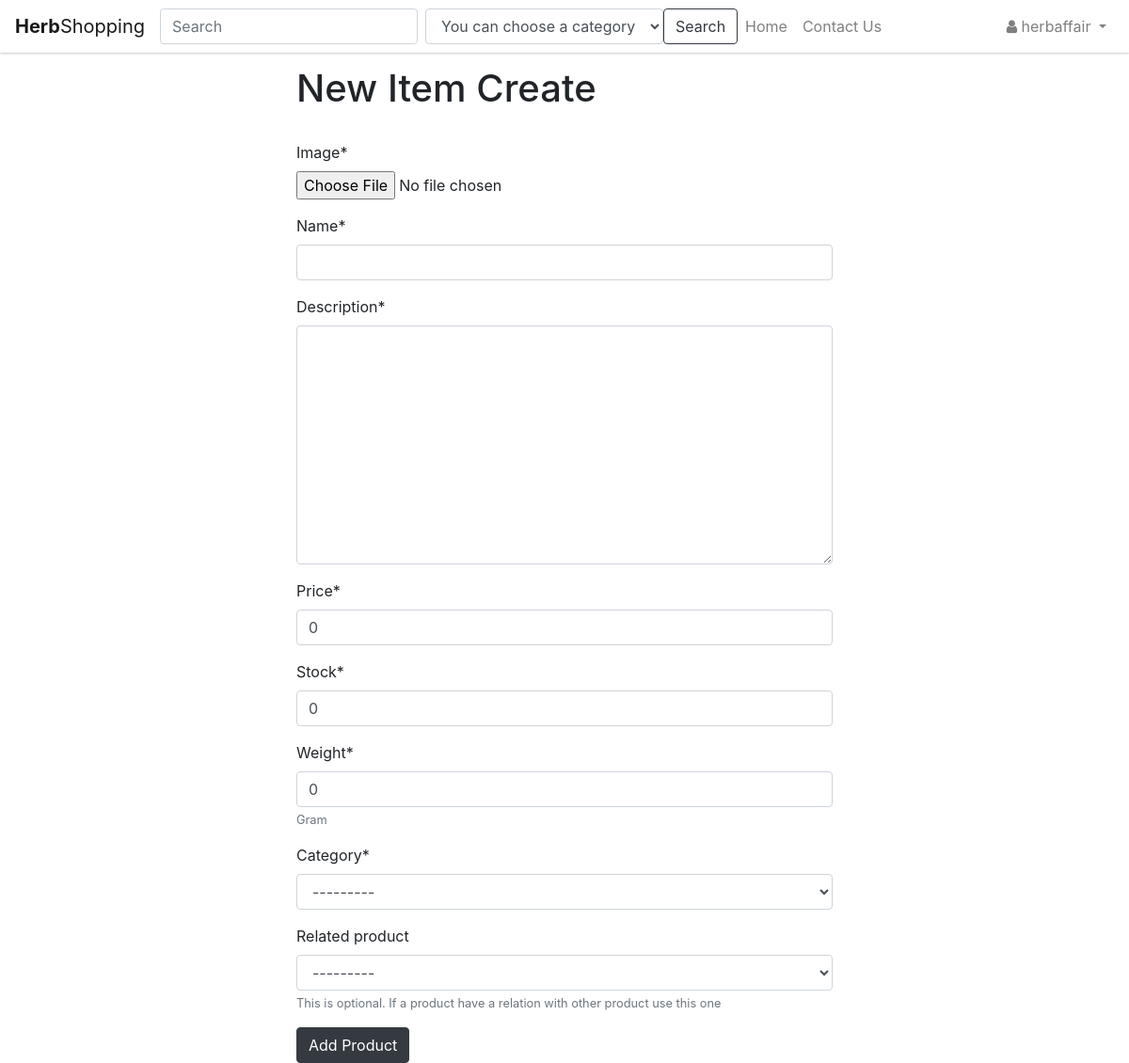
The page /item/create/ (signed in) on the database its author committed.
### apps/profiles/models.py (models this page shows, shortened)
class User(AbstractUser):
    user_type           = models.CharField(max_length=2, choices=USER_TYPE_CHOICES, default=CUSTOMER)
    adress              = models.CharField(max_length=220, null=True, blank=True)
    postcode            = models.PositiveSmallIntegerField(null=True, blank=True)
    country             = CountryField()

### apps/shop/models.py (models this page shows, shortened)
class Item(models.Model):
    owner           = models.ForeignKey(Distributor, on_delete=models.CASCADE)
    name            = models.CharField(max_length=200)
    slug            = models.SlugField(unique=True, blank=True)
    description     = models.TextField(default='')
    price           = models.IntegerField(default=0)
    sold            = models.IntegerField(default=0)
    weight          = models.IntegerField(default=0)
    stock           = models.IntegerField(default=0)
    is_approvaled   = models.BooleanField(default=False)
    is_updated      = models.BooleanField(default=False)
    is_deleted      = models.BooleanField(default=False)
    timestamp       = models.DateTimeField(auto_now_add=True)
    updated_date    = models.DateTimeField(auto_now=True)
    category        = models.ForeignKey(Category)
    related_product = models.ForeignKey('Item', null=True, blank=True)
    image           = models.ImageField(upload_to=item_upload_location, width_field='width_field', height_field='height_field')
    width_field     = models.IntegerField(default=0)
    height_field    = models.IntegerField(default=0)
    def __str__(self):
        return self.name

class Category(models.Model):
    name            = models.CharField(max_length=50)
    slug            = models.SlugField(unique=True, blank=True)
    class Meta:
        ordering = ['name']
    def __str__(self):
        return self.name

### apps/shop/views.py (the view, shortened to what this page needs)
# urls.py: url(r'^item/create/$', ItemCreateView.as_view(), name='create'),
class ItemCreateView(LoginRequiredMixin, CreateView):
    template_name = 'shop/item_create.html'
    form_class = ItemCreateForm
    success_url = '/'

### apps/shop/forms.py
class ItemCreateForm(forms.ModelForm):
    class Meta:
        model = Item
        fields = [
            'image',
            'name',
            'description',
            'price',
            'stock',
            'weight',
            'category',
            'related_product'
        ]
        help_texts = {
            'related_product': 'This is optional. If a product have a relation with other product use this one',
            'weight'         : 'Gram'
        }

### apps/shop/templates/shop/item_create.html (shortened to what this page needs)
{% extends "base.html" %}
{% load crispy_forms_tags %}
{% block content %}
  <div class="col-sm-12 col-md-10 offset-md-1 col-lg-6 offset-lg-3">
    {% if user.user_type == '3' %}
      <h1>New Item Create</h1><br>
      <form method="post" enctype="multipart/form-data">
        {{ form|crispy }}
        <button class="btn btn-dark" type="submit">Add Product</button>
      </form>
    {% else %}
      <h1>You are not a Distributor. You can not add Item</h1>
    {% endif %}
  </div>
{% endblock content %}

### apps/templates/include/nav.html (shortened to what this page needs)
{% load static %}
<nav class="navbar fixed-top navbar-expand-md navbar-light bg-light">
  <a class="navbar-brand" href="{% url 'shop:home' %}"><b>Herb</b>Shopping</a>
  <div class="collapse navbar-collapse" id="navbarSupportedContent">
    <form method="get" action="{% url 'shop:search' %}" class="form-inline">
      <input class="form-control mr-sm-2" type="search" name="search" placeholder="Search" aria-label="Search" value="{{request.GET.search}}">
      <div class="form-group">
        <select name="category" class="form-control" id="sel1">
          <option value="0">You can choose a category</option>
        </select>
      </div>
    <button class="btn btn-outline-dark my-2 my-sm-0" type="submit">Search</button>
    </form>
    <ul class="navbar-nav">
      <li class="nav-item"><a class="nav-link" href="/">Home</a></li>
      <li class="nav-item"><a class="nav-link" href="{% url 'shop:contact_us' %}">Contact Us</a></li>
    </ul>
    {% if user.is_authenticated %}
    <ul class="navbar-nav ml-auto">
      <li class="nav-item dropdown">
        <a class="nav-link dropdown-toggle" href="#" id="navbarDropdownMenuLink" data-toggle="dropdown" aria-haspopup="true" aria-expanded="false">
          <i class="fa fa-user"></i> {{ request.user }} </a>
      </li>
    </ul>
  </div>
  {% else %}
  <ul class="navbar-nav ml-auto">
    <li class="nav-item"><a class="nav-link" href="{% url 'users:login' %}">Sign In</a></li>
    <li class="nav-item"><a class="nav-link" href="{% url 'users:register' %}">Sign Up</a></li>
  </ul>
  {% endif %}
</nav>

### ms/static/se301/css/style.css (style rules this page uses)
html { overflow-y: scroll; }
body { margin-top: 70px; }
.navbar { -webkit-box-shadow: 0 0px 3px 0px #999; -moz-box-shadow: 0 0px 3px 0px #999; box-shadow: 0 0px 3px 0px #999; background-color: #FFF !important; }
html { font-size: 1rem; }

### rows shown on the page
User: user "herbaffair"
Item: price "0", stock "0", weight "0", category "---------", related_product "---------"
